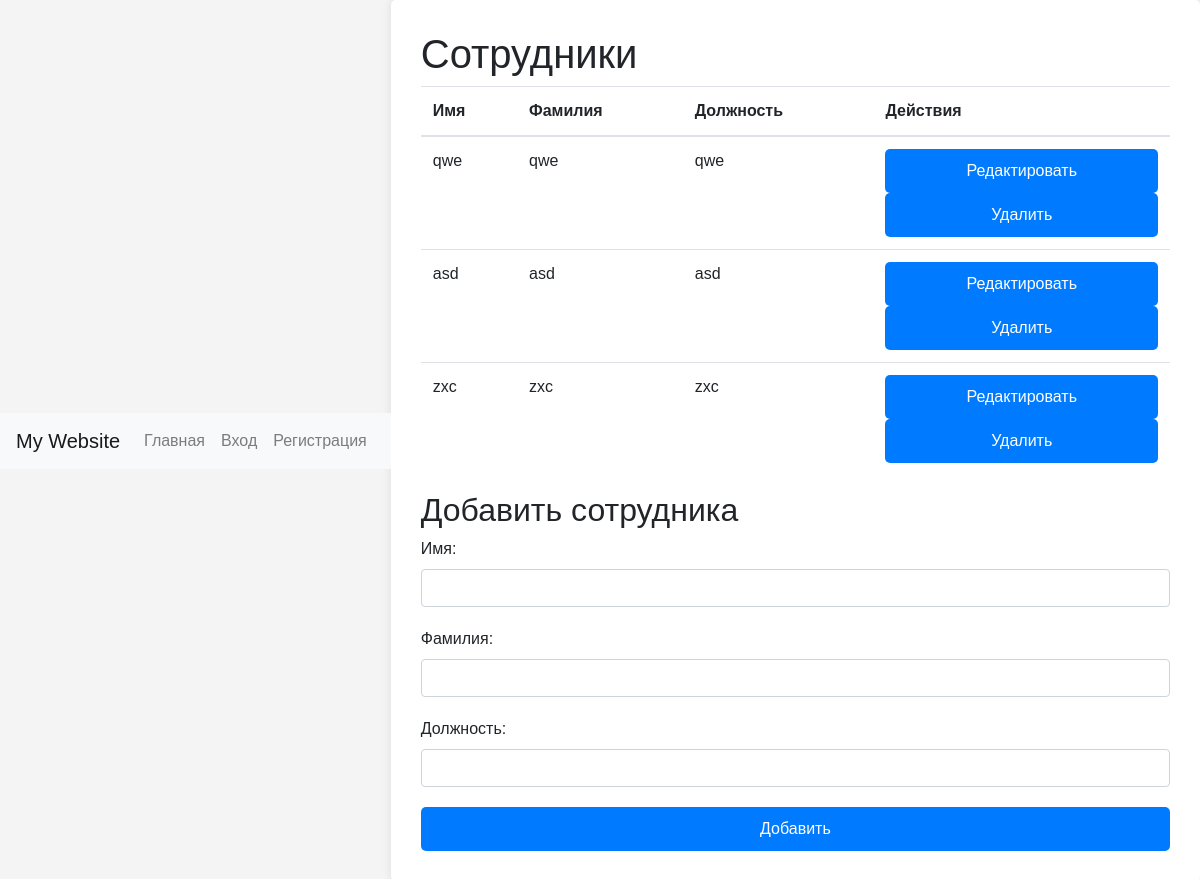
Before: /employees (signed in) with the older database file.
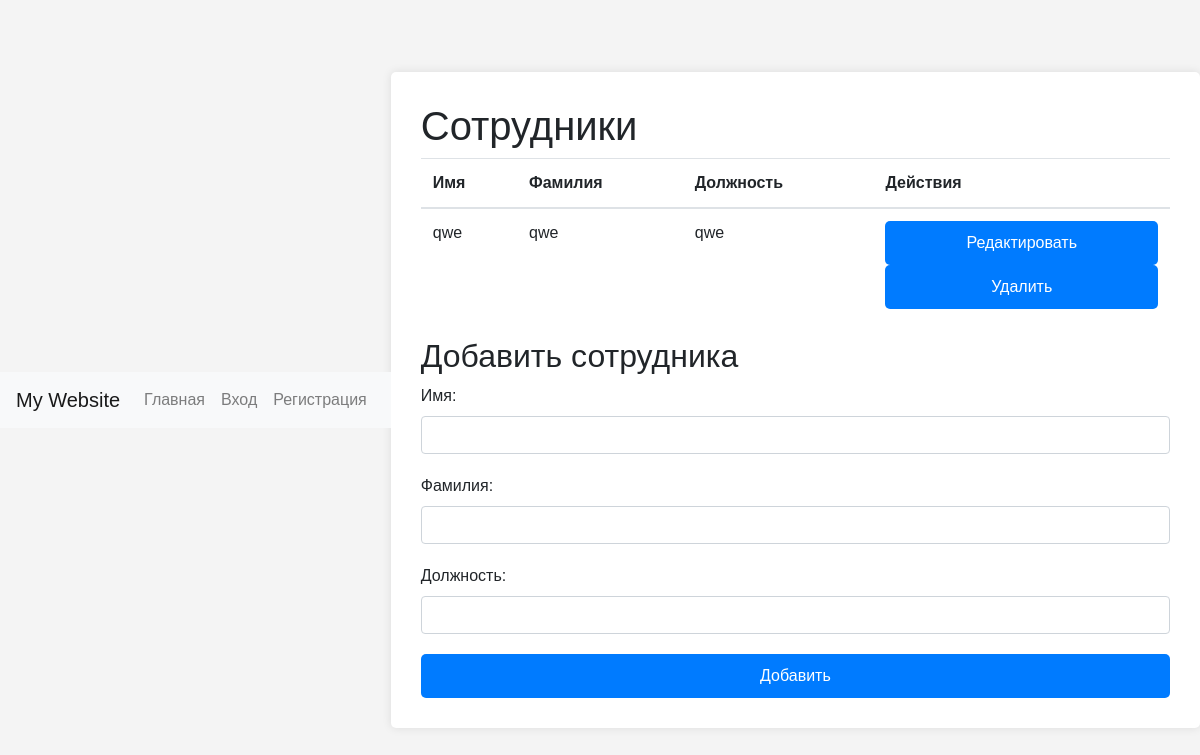
After: the same page with the newer database file.
### app.py (models this page shows)
class Employee(db.Model):
    id = db.Column(db.Integer, primary_key=True)
    first_name = db.Column(db.String(80), nullable=False)
    last_name = db.Column(db.String(80), nullable=False)
    position = db.Column(db.String(100), nullable=False)

### app.py (the view)
@app.route('/employees')
@login_required
def employees():
    employees = Employee.query.all()
    return render_template('employees.html', employees=employees)

### app.py (called while the page is built)
@login_manager.user_loader
def load_user(user_id):
    return User.query.get(int(user_id))

### templates/employees.html
{% extends "base.html" %}
{% block content %}
    <h1>Сотрудники</h1>
    <table class="table">
        <thead>
            <tr>
                <th>Имя</th>
                <th>Фамилия</th>
                <th>Должность</th>
                <th>Действия</th>
            </tr>
        </thead>
        <tbody>
            {% for employee in employees %}
                <tr>
                    <td>{{ employee.first_name }}</td>
                    <td>{{ employee.last_name }}</td>
                    <td>{{ employee.position }}</td>
                    <td>
                        <a href="{{ url_for('edit_employee', employee_id=employee.id) }}" class="btn btn-primary">Редактировать</a>
                        <form method="POST" action="{{ url_for('delete_employee', employee_id=employee.id) }}">
                            <button type="submit" class="btn btn-danger" onclick="return confirm('Вы уверены, что хотите удалить сотрудника?')">Удалить</button>
                        </form>
                    </td>
                </tr>
            {% endfor %}
        </tbody>
    </table>
    <form method="POST" action="{{ url_for('add_employee') }}">
        <h2>Добавить сотрудника</h2>
        <div class="form-group">
            <label for="first_name">Имя:</label>
            <input type="text" class="form-control" id="first_name" name="first_name" required>
        </div>
        <div class="form-group">
            <label for="last_name">Фамилия:</label>
            <input type="text" class="form-control" id="last_name" name="last_name" required>
        </div>
        <div class="form-group">
            <label for="position">Должность:</label>
            <input type="text" class="form-control" id="position" name="position" required>
        </div>
        <button type="submit" class="btn btn-primary">Добавить</button>
    </form>
{% endblock %}

### templates/base.html (shortened to what this page needs)
<!DOCTYPE html>
<html lang="en">
<head>
    <link rel="stylesheet" href="https://stackpath.bootstrapcdn.com/bootstrap/4.5.2/css/bootstrap.min.css">
    <link rel="stylesheet" href="{{ url_for('static', filename='css/main.css') }}">
</head>
<body>
    <nav class="navbar navbar-expand-lg navbar-light bg-light">
        <a class="navbar-brand" href="#">My Website</a>
        <div class="collapse navbar-collapse" id="navbarNav">
            <ul class="navbar-nav">
                <li class="nav-item">
                    <a class="nav-link" href="{{ url_for('home') }}">Главная</a>
                </li>
                {% if 'user_id' in session %}
                    <li class="nav-item">
                        <a class="nav-link" href="{{ url_for('profile') }}">Профиль</a>
                    </li>
                    <li class="nav-item">
                        <a class="nav-link" href="{{ url_for('employees') }}">Сотрудники</a>
                    </li>
                    <li class="nav-item">
                        <a class="nav-link" href="{{ url_for('pcs') }}">ПК</a>
                    </li>
                    <li class="nav-item">
                        <a class="nav-link" href="{{ url_for('logout') }}">Выход</a>
                    </li>
                {% else %}
                    <li class="nav-item">
                        <a class="nav-link" href="{{ url_for('login') }}">Вход</a>
                    </li>
                    <li class="nav-item">
                        <a class="nav-link" href="{{ url_for('register') }}">Регистрация</a>
                    </li>
                {% endif %}
            </ul>
        </div>
    </nav>
    <div class="container">
        {% block content %}
        {% endblock %}
    </div>
</body>
</html>

### static/css/main.css (style rules this page uses)
body { font-family: Arial, Helvetica, sans-serif; background-color: #f4f4f4; display: flex; justify-content: center; align-items: center; min-height: 100vh; }
.container { background-color: #fff; padding: 30px; border-radius: 5px; box-shadow: 0 0 10px rgba(0, 0, 0, 0.1); }
.form-group { margin-bottom: 20px; }
.btn { display: block; width: 100%; padding: 10px 20px; background-color: #007bff; color: #fff; border: none; border-radius: 5px; cursor: pointer; }

Changed rows visible on the page:
removed Employee: first_name "asd", last_name "asd", position "asd"
removed Employee: first_name "zxc", last_name "zxc", position "zxc"
